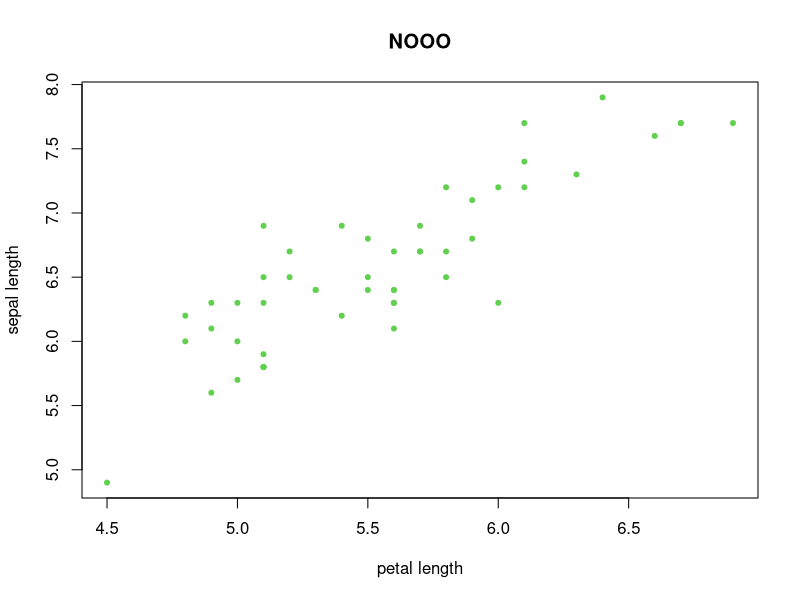
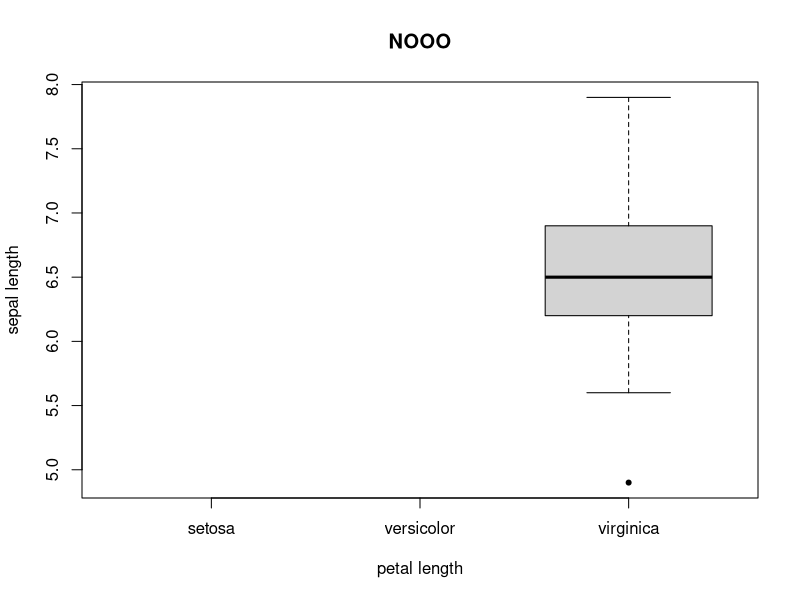

Reproduce these figures in R, in order. (Note: this script raises an error after producing the figures.)
library(tidyverse)

#load some data
data("iris")

# subset

iris <- iris %>% filter(Species=="virginica")

glimpse(iris)
plot(y=iris$Sepal.Length,x=iris$Petal.Length,col=iris$Species,pch=20, main = "NOOO", xlab ="petal length", ylab = "sepal length")

summary(iris)

plot(x=iris$Species,y=iris$Sepal.Length,pch=20, main = "NOOO", xlab ="petal length", ylab = "sepal length")


hist(iris$Sepal.Length, breaks = 0)
plot(density(iris$Sepal.Length))

# How to save a plot
jpeg("densityplot.jpeg")
plot(density(iris$Sepal.Length))
dev.off()